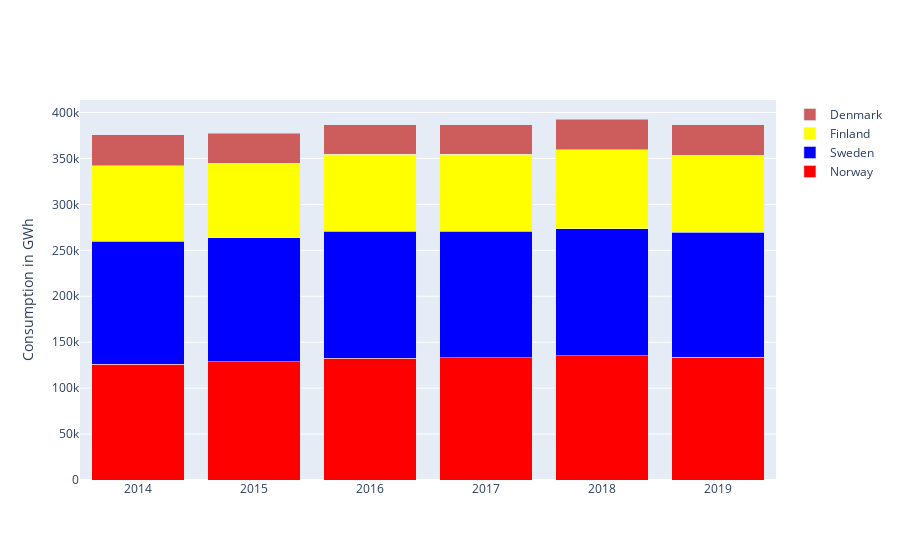

Here is the notebook cell this chart was saved with:
### Code cell
fig = go.Figure(data=[
    go.Bar(name='Norway', x=years, y=((CYsum["NO"].values)/1000).round(0).astype(int),
    marker_color='red'),
    go.Bar(name='Sweden', x=years, y=((CYsum["SE"].values)/1000).round(0).astype(int),
          marker_color='blue'),
    go.Bar(name='Finland', x=years, y=((CYsum["FI"].values)/1000).round(0).astype(int),
          marker_color='yellow'),
    go.Bar(name='Denmark', x=years, y=((CYsum["DK"].values)/1000).round(0).astype(int),
          marker_color='indianred'),
])

fig.update_layout(barmode='stack',
                 yaxis=dict(
        title='Consumption in GWh'))
fig.show()

### Figure 1 — Plotly figure (JSON) as saved in the notebook; plotly's stock layout.template omitted (floating-point values rounded to 4 significant figures)
{"data": [{"marker": {"color": "red"}, "name": "Norway", "type": "bar", "x": [2014, 2015, 2016, 2017, 2018, 2019], "y": [125876, 128605, 132334, 132886, 135429, 133477]}, {"marker": {"color": "blue"}, "name": "Sweden", "type": "bar", "x": [2014, 2015, 2016, 2017, 2018, 2019], "y": [133809, 134930, 138200, 138116, 138199, 136443]}, {"marker": {"color": "yellow"}, "name": "Finland", "type": "bar", "x": [2014, 2015, 2016, 2017, 2018, 2019], "y": [82514, 81315, 83949, 83403, 85780, 83440]}, {"marker": {"color": "indianred"}, "name": "Denmark", "type": "bar", "x": [2014, 2015, 2016, 2017, 2018, 2019], "y": [33504, 32808, 32283, 32440, 33569, 33537]}], "layout": {"barmode": "stack", "yaxis": {"title": {"text": "Consumption in GWh"}}}}
